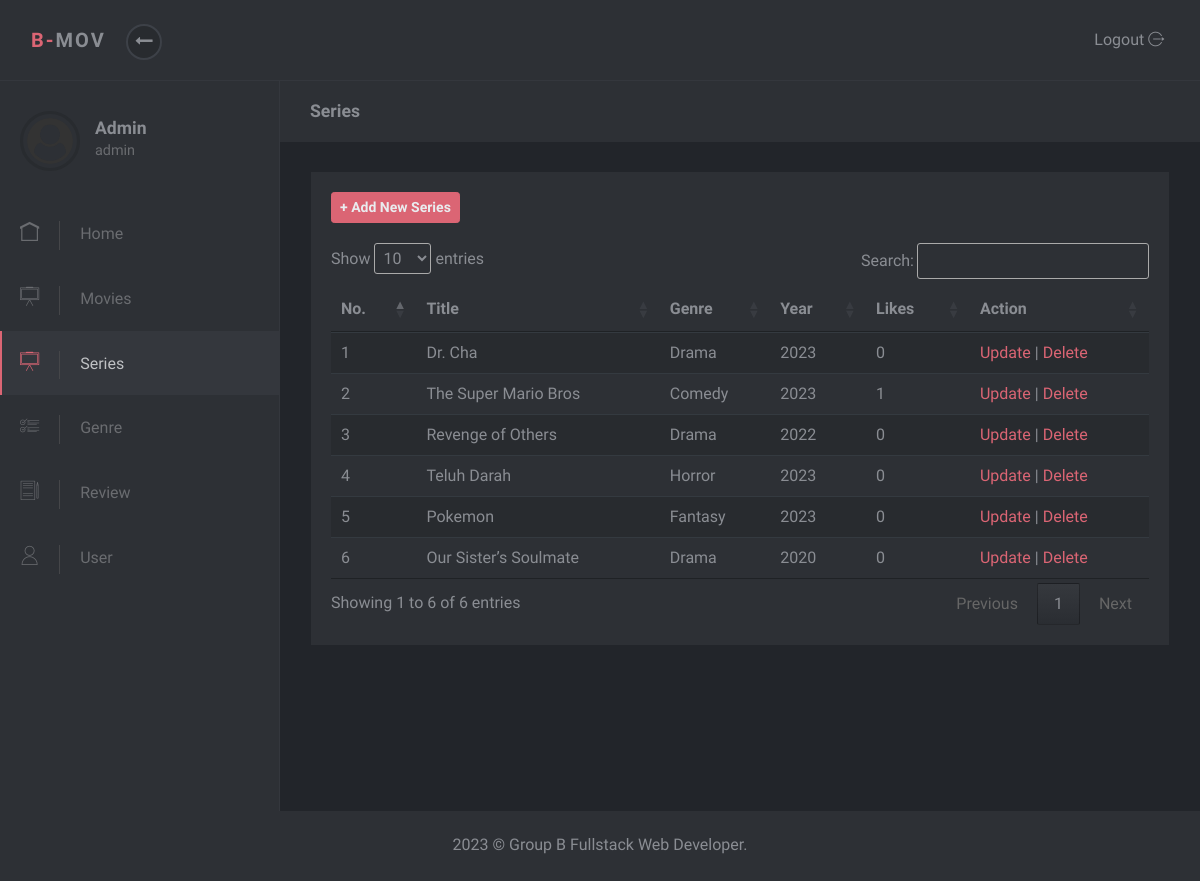
Screenshot of /admin/series.php (signed in) with the database file from the repository.
### tables this page shows
CREATE TABLE `tb_film` (
  `id` int(11) NOT NULL,
  `poster` text NOT NULL,
  `judul` text NOT NULL,
  `jenis` enum('Movie','Series') NOT NULL,
  `genre` text NOT NULL,
  `artis` text NOT NULL,
  `deskripsi` text NOT NULL,
  `tahun` year(4) NOT NULL,
  `negara` varchar(50) NOT NULL,
  `link_video` text NOT NULL,
  `likes` int(11) DEFAULT NULL,
  `wholikes` text DEFAULT NULL
);

### admin/series.php (the view, shortened to what this page needs)
<?php $page = "Series";
include 'partials/header.php';
include 'partials/navbar.php';
include 'partials/sidebar.php';
include '../proses/koneksi.php';
$query = mysqli_query($db, 'SELECT * FROM tb_film WHERE jenis="Series"');
?>
<div class="page-content">
  <div class="page-header">
    <div class="container-fluid">
      <h2 class="h5 no-margin-bottom"><?= $page ?></h2>
    </div>
  </div>
  <section class="no-padding-top no-padding-bottom">
    <div class="container-fluid">
      <div class="block">
        <div class="title"><a href="tambahseries.php" class="btn btn-primary btn-sm font-weight-bold text-light">+ Add New Series</a></div>
        <div class="table-responsive">
          <table class="table table-striped table-hover" id="myTable">
            <thead>
              <tr>
                <th>No.</th>
                <th>Title</th>
                <th>Genre</th>
                <th>Year</th>
                <th>Likes</th>
                <th>Action</th>
              </tr>
            </thead>
            <tbody>
              <?php if(mysqli_num_rows($query) > 0) {?>
                <?php
                  $no = 1;
                  while ($data= mysqli_fetch_array($query)) {
                ?>
                  <tr>
                    <td><?php echo $no?></td>
                    <td><?php echo $data["judul"]?></td>
                    <td><?php echo $data["genre"]?></td>
                    <td><?php echo $data["tahun"]?></td>
                    <td><?php echo $data["likes"]?></td>
                    <td>
                      <a href="editfilm.php?id=<?php echo $data["id"]?>">Update</a> |
                      <a href="proses/deletefilm.php?id=<?php echo $data["id"]?>">Delete</a>
                    </td>
                  </tr>
                <?php $no++; }?>
              <?php } ?>
            </tbody>
          </table>
        </div>
      </div>
    </div>
</div>
<?php include 'partials/footer.php' ?>

### admin/assets/css/style.default.css (style rules this page uses)
body { position: relative; }
section { padding: 0 1rem; }
a { -webkit-transition: all 0.3s; transition: all 0.3s; display: inline-block; }
.no-padding-top { padding-top: 0 !important; }
.no-padding-bottom { padding-bottom: 0 !important; }
.no-margin-bottom { margin-bottom: 0 !important; }
.block { padding: 20px; background: #2d3035; color: #8a8d93; margin-bottom: 30px; }
.page-content { position: relative; background: #22252a; min-height: 100vh; width: calc(100% - 280px); padding: 0; padding-bottom: 70px; }
.page-header { padding: 20px 15px; background: #2d3035; color: #8a8d93; margin-bottom: 30px; }
.block .title { margin-bottom: 20px; }
.table { margin-bottom: 0; }
.table td, .table th { border-color: #343a40; }
.table thead th { border: none; }
.table-striped tbody tr { -webkit-transition: all 0.3s; transition: all 0.3s; }
.table-striped tbody tr:nth-of-type(odd) { background-color: #282b2f; }
.btn { font-weight: 400; border: 1px solid transparent; padding: 0.45rem 0.75rem; font-size: 1rem; line-height: 1.5; border-radius: 0.25rem; -webkit-transition: color 0.15s ease-in-out, background-color 0.15s ease-in-out, border-color 0.15s ease-in-out, -webkit-box-shadow 0.15s ease-in-out; transition: color 0.15s ease-in-out, background-color 0.15s ease-in-out, border-color 0.15s ease-in-out, -webkit-box-shadow 0.15s ease-in-out; transition: color 0.15s ease-in-out, background-color 0.15s ease-in-out, border-color 0.15s ease-in-out, box-shadow 0.15s ease-in-out; transition: color 0.15s ease-in-out, background-color 0.15s ease-in-out, border-color 0.15s ease-in-out, box-shadow 0.15s ease-in-out, -webkit-box-shadow 0.15s ease-in-out; }
.btn-primary { color: color-yiq(#DB6574); background-color: #DB6574; border-color: #DB6574; }
.btn-sm { padding: 0.25rem 0.5rem; font-size: 0.875rem; line-height: 1.5; border-radius: 0.2rem; }
body { font-family: "Muli", sans-serif; font-size: 1rem; font-weight: 400; line-height: 1.5; color: #8a8d93; background-color: #fff; }
a { color: #DB6574; text-decoration: none; }
h1, h2, h3, h4, h5, h6, .h1, .h2, .h3, .h4, .h5, .h6 { margin-bottom: 0.5rem; font-family: inherit; font-weight: 700; line-height: 1.2; color: inherit; }
h2, .h2 { font-size: 1.7rem; }
h5, .h5 { font-size: 1.1rem; }
.text-light { color: #e9ecef !important; }

### rows the page displays
tb_film: judul "Dr. Cha", genre "Drama", tahun "2023", likes "0"
tb_film: judul "The Super Mario Bros", genre "Comedy", tahun "2023", likes "1"
tb_film: judul "Revenge of Others", genre "Drama", tahun "2022", likes "0"
tb_film: judul "Teluh Darah", genre "Horror", tahun "2023", likes "0"
tb_film: judul "Pokemon", genre "Fantasy", tahun "2023", likes "0"
tb_film: judul "Our Sister’s Soulmate", genre "Drama", tahun "2020", likes "0"

### other values shown
$_SESSION['nama'] "Admin"
$_SESSION['role'] "admin"
$page "Series"
